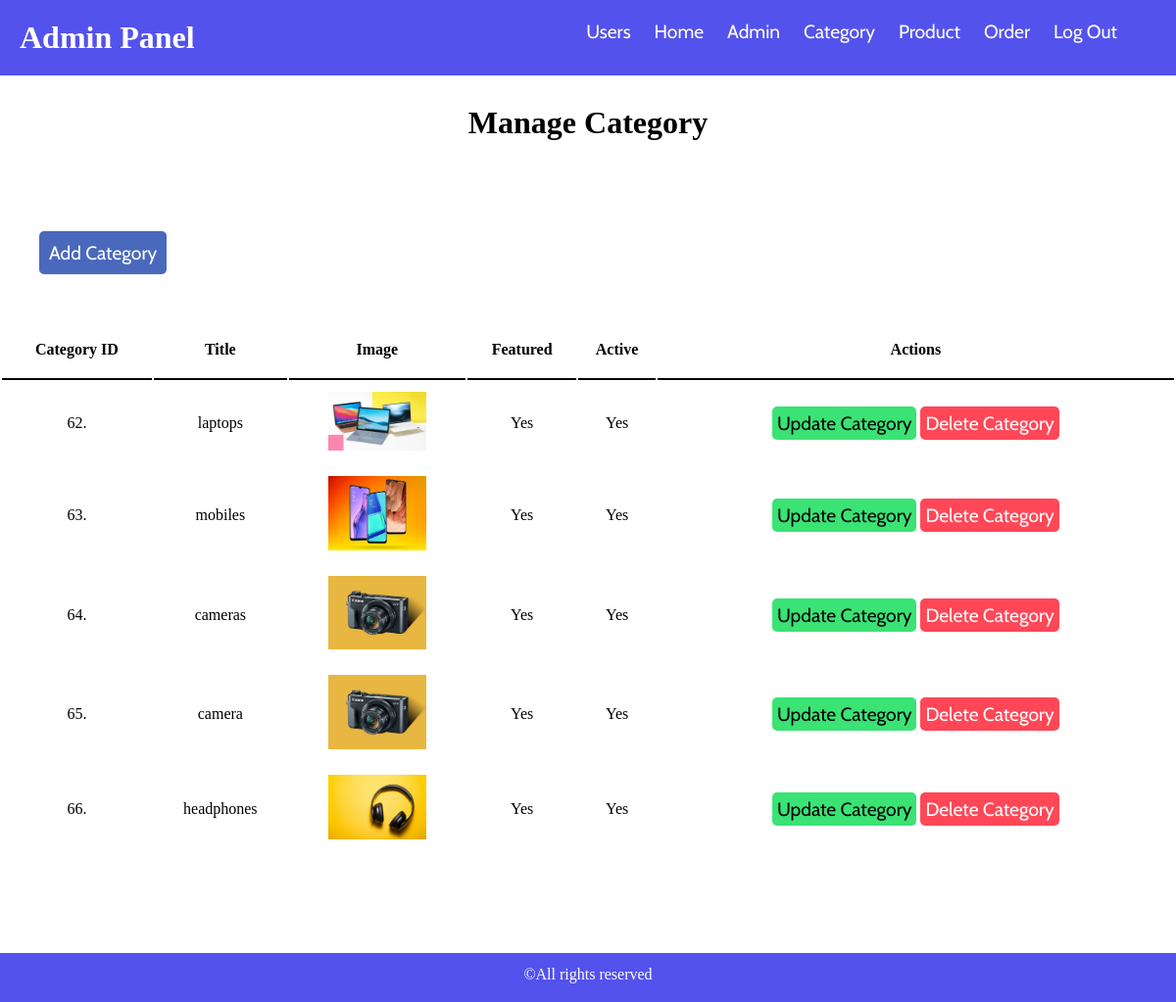
/admin/manage-category.php (signed in), run on the app's committed database.
### tables this page shows
CREATE TABLE `tbl_category` (
  `category_id` int(10) UNSIGNED NOT NULL,
  `title` varchar(100) NOT NULL,
  `image_name` varchar(255) NOT NULL,
  `featured` varchar(10) NOT NULL,
  `active` varchar(10) NOT NULL
);

### admin/manage-category.php (the view, shortened to what this page needs)
<?php include('partials/navbar.php'); ?>
<div class="main-content">
    <div class="wrapper">
        <h1>Manage Category</h1>
        <br /><br />
        <br><br>
                <a href="<?php echo HOMEURL; ?>admin/add-category.php" class="btn-add-admin">Add Category</a>
                <br /><br /><br />
                <table class="tbl-full">
                    <tr>
                        <th>Category ID</th>
                        <th>Title</th>
                        <th>Image</th>
                        <th>Featured</th>
                        <th>Active</th>
                        <th>Actions</th>
                    </tr>
                    <?php
                        $sql = "SELECT * FROM tbl_category";
                        $res = mysqli_query($conn, $sql);
                        $count = mysqli_num_rows($res);
                        if($count>0)
                        {
                            while($row=mysqli_fetch_assoc($res))
                            {
                                $category_id = $row['category_id'];
                                $title = $row['title'];
                                $image_name = $row['image_name'];
                                $featured = $row['featured'];
                                $active = $row['active'];
                                ?>
                                    <tr>
                                        <td><?php echo $category_id ?>. </td>
                                        <td><?php echo $title; ?></td>
                                        <td>
                                            <?php
                                                if($image_name!="")
                                                {
                                                    ?>
                                                    <img src="<?php echo HOMEURL; ?>images/category/<?php echo $image_name; ?>" width="100px" >
                                                    <?php
                                                }
                                                else
                                                {
                                                    echo "<div class='pwd-error'>Image not Added.</div>";
                                                }
                                            ?>
                                        </td>
                                        <td><?php echo $featured; ?></td>
                                        <td><?php echo $active; ?></td>
                                        <td>
                                            <a href="<?php echo HOMEURL; ?>admin/update-category.php?category_id=<?php echo $category_id; ?>" class="btn-update-admin">Update Category</a>
                                            <a href="<?php echo HOMEURL; ?>admin/delete-category.php?category_id=<?php echo $category_id; ?>&image_name=<?php echo $image_name; ?>" class="btn-delete-admin">Delete Category</a>
                                        </td>
                                    </tr>
                                <?php
                            }
                        }
                        else
                        {
                            ?>
                            <tr>
                                <td colspan="6"><div class="error">No Category Added.</div></td>
                            </tr>
                            <?php
                        }
                    ?>
                </table>
    </div>
</div>
<?php include('partials/footer.php'); ?>

### admin/partials/navbar.php (shortened to what this page needs)
<!DOCTYPE html>
<html lang="en">
<head>
    <link rel="stylesheet" href="../css/admin.css">
</head>
<body>
        <div class="navbar">
            <div class="logo">
                <h3>Admin Panel</h3>
            </div>
            <div class="menu">
                <ul>
                    <li><a href="users.php">Users</a></li>
                    <li><a href="index.php">Home</a></li>
                    <li><a href="manage-admin.php">Admin</a></li>
                    <li><a href="manage-category.php">Category</a></li>
                    <li><a href="manage-product.php">Product</a></li>
                    <li><a href="manage-order.php">Order</a></li>
                    <li><a href="logout-admin.php">Log Out</a></li>
                </ul>
            </div>
        </div>

### admin/partials/footer.php
<div class="footer">
            <p>&copy;All rights reserved</p>
        </div>

### css/admin.css (style rules this page uses)
* { margin: 0; padding: 0; }
a { text-decoration: none; font-size: 1.2rem; font-family: 'Cabin', sans-serif; color: white }
h3 { margin: 20px; font-size: 2rem; color: white; }
h2, h1 { margin: 30px; text-align: center; }
.navbar { display: flex; justify-content: space-between; background-color: #5352ed; }
.menu { margin-right: 50px; }
ul { list-style-type: none; }
ul li { display: inline-block; margin: 20px 10px; }
.footer { background-color: #5352ed; margin-top: 100px; height: 50px; }
p { text-align: center; color: white; padding-top: 13px; }
table { margin-top: 40px; width: 100%; }
table tr th { border-bottom: 2px solid black; padding-bottom: 20px; }
table tr td { text-align: center; padding: 10px 0; }
.btn-add-admin { background-color: #4a69bd; color: white; margin-left: 40px; padding: 10px; border-radius: 5px; }
.btn-update-admin { color: black; background-color: #3ae374; padding: 5px; border-radius: 5px; }
.btn-delete-admin { color: white; background-color: #ff4757; padding: 5px; border-radius: 5px; }

### data on the page
tbl_category: category_id "62", title "laptops", image_name (picture), featured "Yes", active "Yes"
tbl_category: category_id "63", title "mobiles", image_name (picture), featured "Yes", active "Yes"
tbl_category: category_id "64", title "cameras", image_name (picture), featured "Yes", active "Yes"
tbl_category: category_id "65", title "camera", image_name (picture), featured "Yes", active "Yes"
tbl_category: category_id "66", title "headphones", image_name (picture), featured "Yes", active "Yes"
